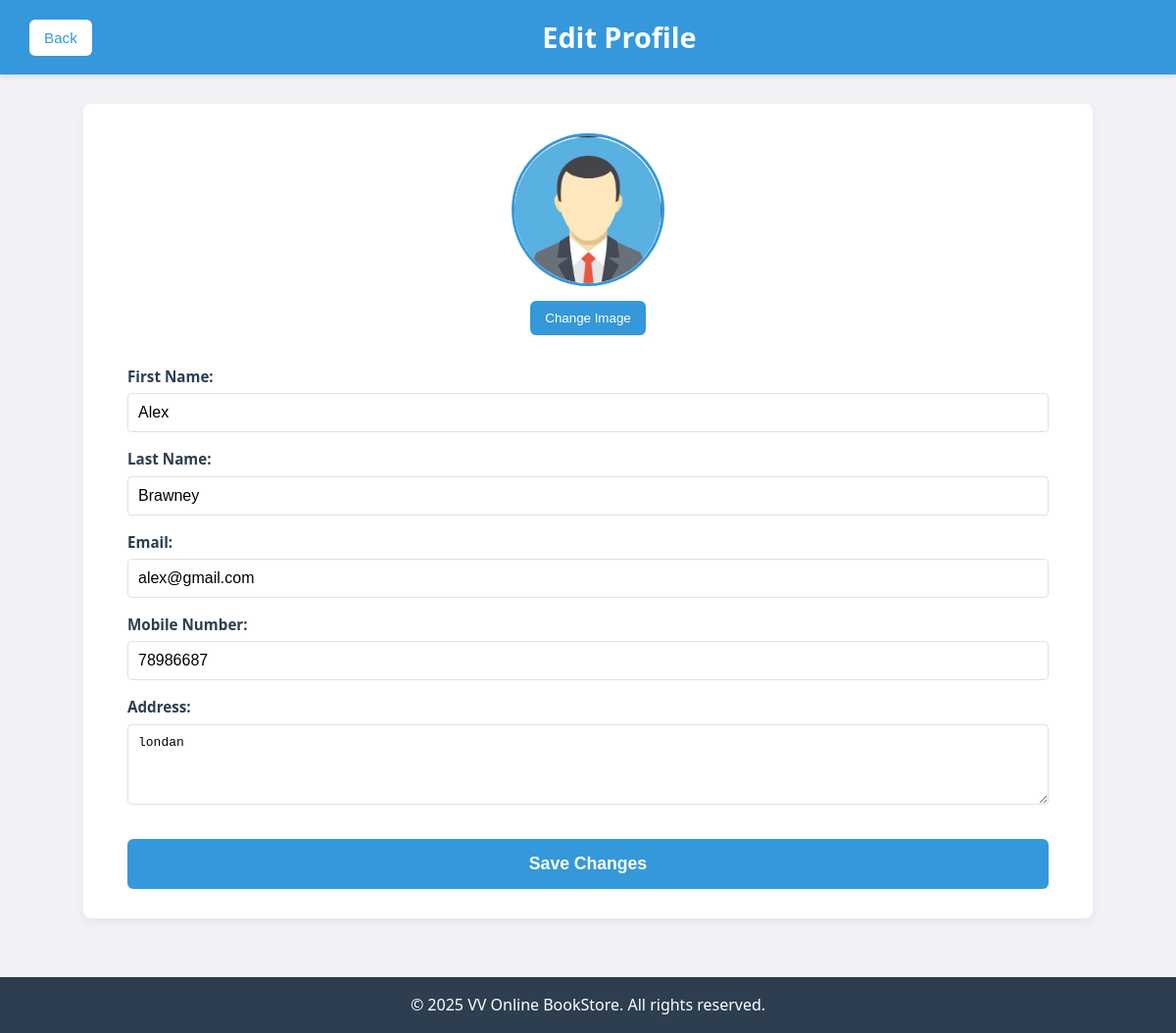
The app's page /dashboard/profile/edit/ (signed in) with its own data.
### book/models.py (models this page shows, shortened)
class Customer(models.Model):
    customer_id = models.AutoField(primary_key=True)
    username = models.ForeignKey(User, on_delete=models.CASCADE, related_name='customer_username')
    firstname = models.CharField(max_length=100)
    lastname = models.CharField(max_length=100)
    email = models.EmailField(unique=True)
    address = models.TextField()
    mobile  = models.TextField(max_length=10, default='')
    image = models.ImageField(upload_to='customer_images/', null=True, blank=True)

### book/views.py (the view)
# urls.py: path('dashboard/profile/edit/',views.edit,name='edit'),
def edit(request):
    if request.user.is_authenticated:
        user = request.user
        try:
            profile = Customer.objects.get(username=user)
            context = {
                'user': user,
                'profile': profile,
            }
            return render(request, "customer/edit.html", context)
        except Customer.DoesNotExist:
            return render(request, "basic/login.html")
    return redirect('/dashboard/login/')

### templates/customer/edit.html (shortened to what this page needs)
<!DOCTYPE html>
<html lang="en">
<head>
</head>
<body>
    <header class="site-header">
        <button class="header-button"><a href="/dashboard/profile/">Back</a></button>
        <h1>Edit Profile</h1>
        <div></div> </header>
    <main class="main-content">
        <section class="profile-picture-section">
            <div class="profile-picture">
                {% if profile.image %}
                <img id="previewImage" src="{{ profile.image.url }}" alt="Profile Picture">
                {% else %}
                <img id="previewImage" src="/static/componet/profile.png" alt="Default Profile Picture">
                {% endif %}
            </div>
            <button type="button" id="changeImageButton" class="change-image-button">Change Image</button>
        </section>
        <form class="edit-form" method="post" action="{% url 'edit_profile' %}" enctype="multipart/form-data">
            {% if form %}
                {{ form.as_p }}
            {% else %}
                <div class="form-group">
                    <label for="firstName">First Name:</label>
                    <input type="text" id="firstName" name="firstname" value="{{ profile.firstname }}" required>
                </div>
                <div class="form-group">
                    <label for="lastName">Last Name:</label>
                    <input type="text" id="lastName" name="lastname" value="{{ profile.lastname }}" required>
                </div>
                <div class="form-group">
                    <label for="email">Email:</label>
                    <input type="email" id="email" name="email" value="{{ profile.email }}" required>
                </div>
                <div class="form-group">
                    <label for="mobile">Mobile Number:</label>
                    <input type="tel" id="mobile" name="mobile" value="{{ profile.mobile }}" required>
                </div>
                <div class="form-group">
                    <label for="address">Address:</label>
                    <textarea id="address" name="address" rows="4" required>{{ profile.address }}</textarea>
                </div>
            {% endif %}
            <button type="submit" class="save-button">Save Changes</button>
        </form>
    </main>
    <footer class="site-footer">
            <p>&copy; {% now "Y" %} VV Online BookStore. All rights reserved.</p>
    </footer>
</body>
</html>

### templates/customer/edit.html (style rules this page uses)
:root { --primary-color: #3498db; --secondary-color: #2c3e50; --text-color: #333; --light-text-color: #fff; --background-color: #f0f2f5; --card-background: #ffffff; --border-color: #e0e0e0; --button-hover-color: #2980b9; --font-family-primary: 'Segoe UI', Tahoma, Geneva, Verdana, sans-serif; --spacing-xs: 5px; --spacing-sm: 10px; --spacing-md: 15px; --spacing-lg: 20px; --spacing-xl: 30px; }
body { font-family: var(--font-family-primary); background-color: var(--background-color); margin: 0; padding: 0; color: var(--text-color); line-height: 1.6; overflow-x: hidden; display: flex; flex-direction: column; min-height: 100vh; }
.site-header { background-color: var(--primary-color); color: var(--light-text-color); padding: var(--spacing-md) var(--spacing-xl); display: flex; justify-content: space-between; align-items: center; box-shadow: 0 2px 5px rgba(0, 0, 0, 0.1); position: sticky; top: 0; z-index: 1000; flex-wrap: wrap; }
.site-header h1 { margin: 0; font-size: 1.8em; flex-grow: 1; text-align: center; }
.header-button { background-color: var(--light-text-color); color: var(--primary-color); border: none; padding: var(--spacing-sm) var(--spacing-md); border-radius: 6px; cursor: pointer; text-decoration: none; font-size: 0.95em; transition: background-color 0.3s ease, color 0.3s ease; }
.header-button a { text-decoration: none; color: inherit; }
.main-content { flex: 1; padding: var(--spacing-xl) var(--spacing-md); margin: var(--spacing-xl) auto; max-width: 1000px; width: 100%; background-color: var(--card-background); border-radius: 8px; box-shadow: 0 4px 10px rgba(0, 0, 0, 0.05); display: flex; flex-direction: column; align-items: center; }
.profile-picture-section { display: flex; flex-direction: column; align-items: center; margin-bottom: var(--spacing-xl); }
.profile-picture { width: 150px; height: 150px; border-radius: 50%; overflow: hidden; border: 3px solid var(--primary-color); display: flex; align-items: center; justify-content: center; position: relative; }
.profile-picture img { width: 100%; height: 100%; object-fit: cover; display: block; }
.change-image-button { background-color: var(--primary-color); color: var(--light-text-color); border: none; padding: var(--spacing-sm) var(--spacing-md); border-radius: 6px; cursor: pointer; margin-top: var(--spacing-md); transition: background-color 0.3s ease; }
.edit-form { width: 100%; padding: 0 var(--spacing-xl); box-sizing: border-box; display: grid; gap: var(--spacing-md); }
.form-group { display: flex; flex-direction: column; }
label { font-weight: bold; margin-bottom: var(--spacing-xs); color: var(--secondary-color); font-size: 0.95em; }
input[type="text"], input[type="email"], input[type="tel"], textarea { width: 100%; padding: var(--spacing-sm); border: 1px solid var(--border-color); border-radius: 4px; box-sizing: border-box; font-size: 1em; }
textarea { resize: vertical; min-height: 80px; }
.save-button { background-color: var(--primary-color); color: var(--light-text-color); border: none; padding: var(--spacing-md) var(--spacing-lg); border-radius: 6px; cursor: pointer; font-size: 1.1em; font-weight: bold; margin-top: var(--spacing-lg); transition: background-color 0.3s ease; }
.site-footer { background-color: var(--secondary-color); color: var(--light-text-color); text-align: center; padding: 0 0; margin-top: var(--spacing-xl); }

### records on screen
Customer: firstname "Alex", lastname "Brawney", email "alex@gmail.com", mobile "78986687", address "londan"
